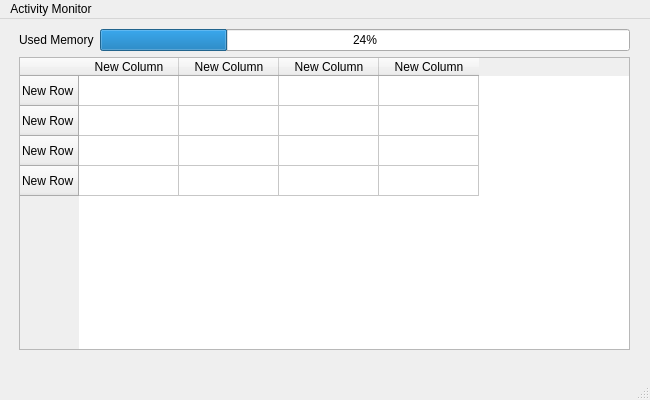
<?xml version="1.0" encoding="UTF-8"?>
<ui version="4.0">
 <class>activitymonitor</class>
 <widget class="QMainWindow" name="activitymonitor">
  <property name="geometry">
   <rect>
    <x>0</x>
    <y>0</y>
    <width>650</width>
    <height>400</height>
   </rect>
  </property>
  <property name="windowTitle">
   <string>MainWindow</string>
  </property>
  <widget class="QWidget" name="centralwidget">
   <widget class="QWidget" name="verticalLayoutWidget">
    <property name="geometry">
     <rect>
      <x>19</x>
      <y>10</y>
      <width>611</width>
      <height>321</height>
     </rect>
    </property>
    <layout class="QVBoxLayout" name="verticalLayout">
     <item>
      <layout class="QHBoxLayout" name="UsedMemory">
       <item>
        <widget class="QLabel" name="UsedMemory_2">
         <property name="text">
          <string>Used Memory</string>
         </property>
        </widget>
       </item>
       <item>
        <widget class="QProgressBar" name="MemBar">
         <property name="value">
          <number>24</number>
         </property>
        </widget>
       </item>
      </layout>
     </item>
     <item>
      <widget class="QTableWidget" name="ACTable">
       <row>
        <property name="text">
         <string>New Row</string>
        </property>
       </row>
       <row>
        <property name="text">
         <string>New Row</string>
        </property>
       </row>
       <row>
        <property name="text">
         <string>New Row</string>
        </property>
       </row>
       <row>
        <property name="text">
         <string>New Row</string>
        </property>
       </row>
       <column>
        <property name="text">
         <string>New Column</string>
        </property>
       </column>
       <column>
        <property name="text">
         <string>New Column</string>
        </property>
       </column>
       <column>
        <property name="text">
         <string>New Column</string>
        </property>
       </column>
       <column>
        <property name="text">
         <string>New Column</string>
        </property>
       </column>
      </widget>
     </item>
    </layout>
   </widget>
  </widget>
  <widget class="QMenuBar" name="menubar">
   <property name="geometry">
    <rect>
     <x>0</x>
     <y>0</y>
     <width>650</width>
     <height>22</height>
    </rect>
   </property>
   <widget class="QMenu" name="menuFile_Explorer">
    <property name="title">
     <string>Activity Monitor</string>
    </property>
   </widget>
   <addaction name="menuFile_Explorer"/>
  </widget>
  <widget class="QStatusBar" name="statusbar"/>
 </widget>
 <resources/>
 <connections/>
</ui>
